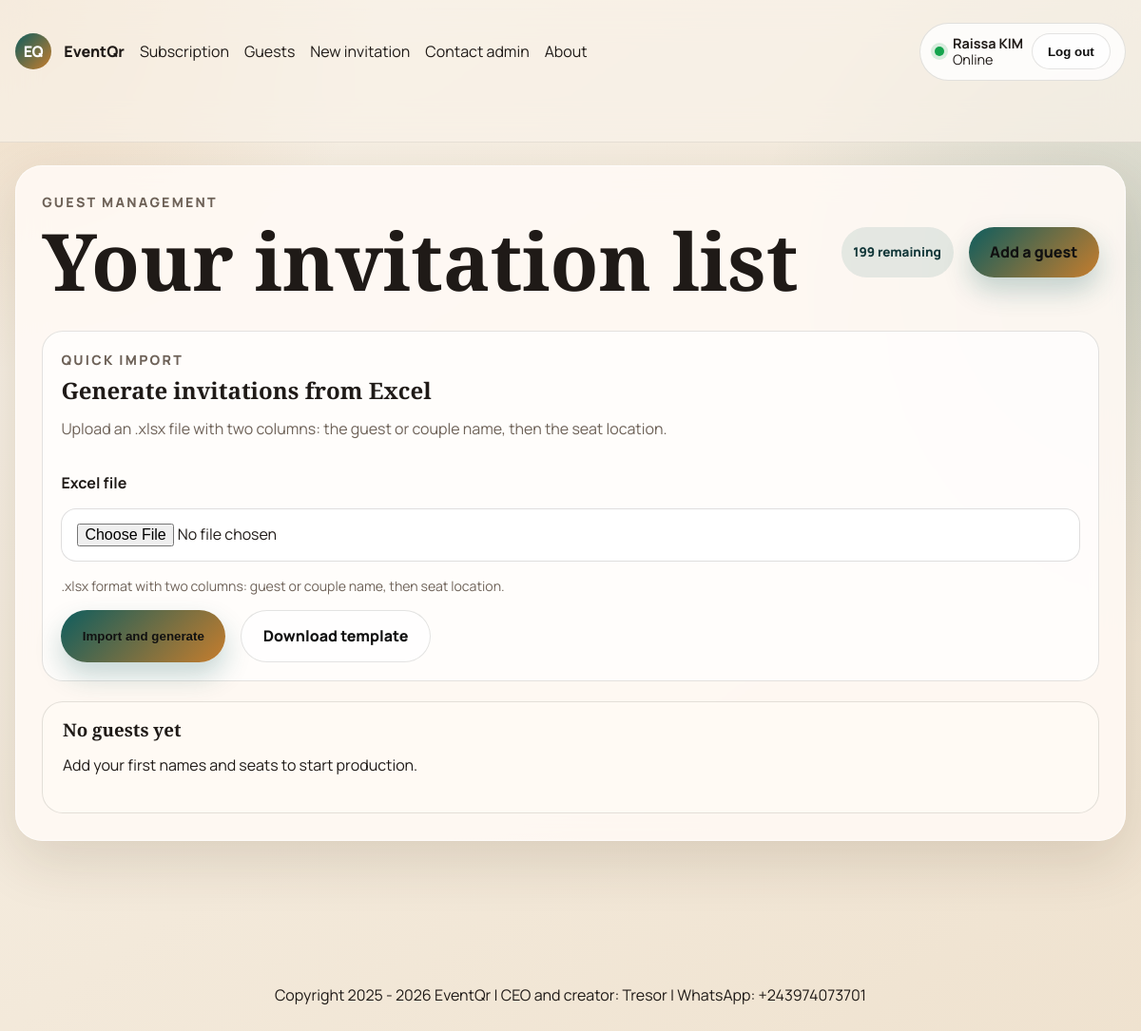
Page /guests/ (signed in) on the earlier database version.
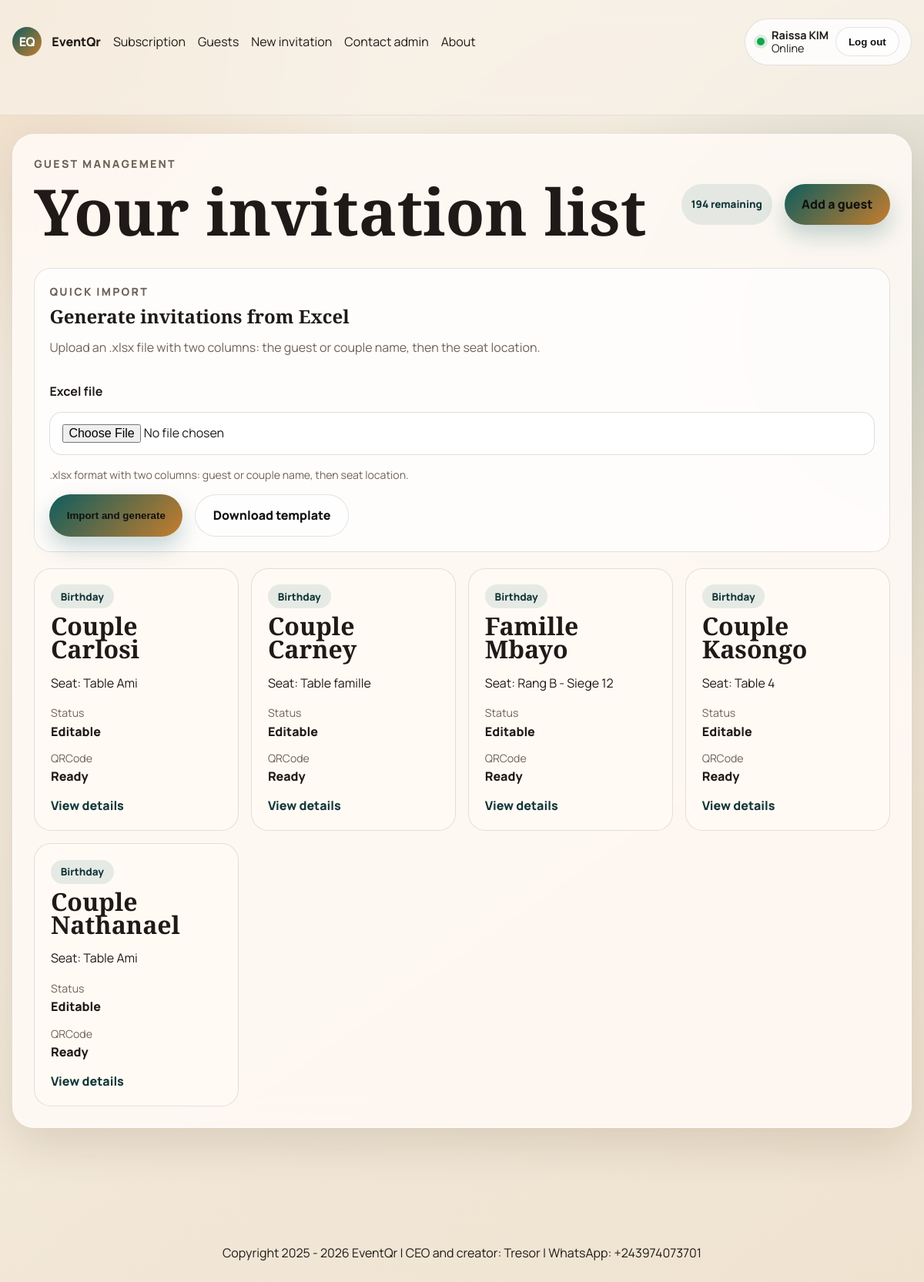
Same page on the later database version.
### invitations/models.py (models this page shows, shortened)
class Subscription(models.Model):
    PLAN_STARTER = "starter"
    PLAN_PRO = "pro"
    PLAN_UNLIMITED = "unlimited"
    STATUS_PENDING = "pending"
    STATUS_ACTIVE = "active"
    STATUS_EXPIRED = "expired"
    STATUS_CANCELLED = "cancelled"
    PROVIDER_AIRTEL = "airtel_money"
    PROVIDER_ORANGE = "orange_money"
    PROVIDER_AFRIMONEY = "afrimoney"
    PROVIDER_MPESA = "mpesa"
    PROVIDER_DEMO_CARD = "demo_card"
    PLAN_CHOICES = [
        (PLAN_STARTER, "1 a 199 invitations"),
        (PLAN_PRO, "200 a 599 invitations"),
        (PLAN_UNLIMITED, "Illimite"),
    ]
    STATUS_CHOICES = [
        (STATUS_PENDING, "En attente"),
        (STATUS_ACTIVE, "Actif"),
        (STATUS_EXPIRED, "Expire"),
        (STATUS_CANCELLED, "Annule"),
    ]
    PROVIDER_CHOICES = [
        (PROVIDER_DEMO_CARD, "Carte demo (Visa)"),
        (PROVIDER_AIRTEL, "Airtel Money"),
        (PROVIDER_ORANGE, "Orange Money"),
        (PROVIDER_AFRIMONEY, "AfriMoney"),
        (PROVIDER_MPESA, "M-Pesa"),
    ]
    organizer = models.ForeignKey(
        OrganizerProfile, on_delete=models.CASCADE, related_name="subscriptions"
    )
    plan_code = models.CharField("Plan", max_length=20, choices=PLAN_CHOICES)
    invitation_limit = models.PositiveIntegerField("Quota", null=True, blank=True)
    price_usd = models.DecimalField("Montant USD", max_digits=8, decimal_places=2)
    provider = models.CharField("Operateur Mobile Money", max_length=20, choices=PROVIDER_CHOICES)
    status = models.CharField(max_length=20, choices=STATUS_CHOICES, default=STATUS_PENDING)
    is_paid = models.BooleanField(default=False)
    paid_at = models.DateTimeField(null=True, blank=True)
    created_at = models.DateTimeField(auto_now_add=True)
    class Meta:
        ordering = ["-created_at"]
    @property
    def remaining_invitations(self):
        if self.invitation_limit is None:
            return None
        used = self.organizer.invitations.count()
        return max(self.invitation_limit - used, 0)

class OrganizerProfile(models.Model):
    MARIAGE = "mariage"
    ANNIVERSAIRE = "anniversaire"
    CONCERT = "concert"
    LANG_FR = "fr"
    LANG_EN = "en"
    EVENT_CHOICES = [
        (MARIAGE, "Mariage"),
        (ANNIVERSAIRE, "Anniversaire"),
        (CONCERT, "Concert"),
    ]
    LANGUAGE_CHOICES = [
        (LANG_FR, "Francais"),
        (LANG_EN, "English"),
    ]
    user = models.OneToOneField(User, on_delete=models.CASCADE, related_name="organizer_profile")
    ceremony_type = models.CharField("Type de ceremonie", max_length=20, choices=EVENT_CHOICES)
    planned_invitations = models.PositiveIntegerField("Nombre d'invitations prevu", default=1)
    phone_number = models.CharField("Numero Mobile Money", max_length=30, blank=True)
    preferred_language = models.CharField(max_length=5, choices=LANGUAGE_CHOICES, default=LANG_FR)
    default_welcome_message = models.TextField(blank=True)
    support_thread_subject = models.CharField(max_length=150, blank=True)
    support_user_can_send = models.BooleanField(default=True)
    last_seen_at = models.DateTimeField(null=True, blank=True)
    created_at = models.DateTimeField(auto_now_add=True)
    def get_event_label_for_language(self, language=None):
        language = (language or self.preferred_language or "fr")[:2]
        labels = {
            self.MARIAGE: {"fr": "Mariage", "en": "Wedding"},
            self.ANNIVERSAIRE: {"fr": "Anniversaire", "en": "Birthday"},
            self.CONCERT: {"fr": "Concert", "en": "Concert"},
        }
        event_labels = labels.get(self.ceremony_type, {})
        return event_labels.get(language) or event_labels.get("fr") or self.ceremony_type
    @property
    def active_subscription(self):
        return self.subscriptions.filter(status=Subscription.STATUS_ACTIVE).order_by("-created_at").first()
    @property
    def has_paid_access(self):
        subscription = self.active_subscription
        return bool(subscription and subscription.is_paid)

class Invitation(models.Model):
    organizer = models.ForeignKey(
        OrganizerProfile, on_delete=models.CASCADE, related_name="invitations"
    )
    subscription = models.ForeignKey(
        Subscription, on_delete=models.PROTECT, related_name="invitations"
    )
    guest_name = models.CharField("Nom de l'invite", max_length=140)
    seat_location = models.CharField("Place dans la salle", max_length=140)
    welcome_message = models.TextField("Message de bienvenue", blank=True)
    qr_code = models.ImageField(upload_to="qrcodes/", blank=True)
    slug = models.SlugField(max_length=180, unique=True, blank=True)
    share_token = models.UUIDField(default=uuid.uuid4, unique=True, editable=False)
    printed_at = models.DateTimeField(null=True, blank=True)
    whatsapp_shared_at = models.DateTimeField(null=True, blank=True)
    created_at = models.DateTimeField(auto_now_add=True)
    updated_at = models.DateTimeField(auto_now=True)
    class Meta:
        ordering = ["-created_at"]
    @property
    def event_label(self):
        return self.organizer.get_event_label_for_language()
    @property
    def is_locked(self):
        return bool(self.printed_at or self.whatsapp_shared_at)

### invitations/views.py (the view)
# urls.py: path("guests/", InvitationListView.as_view(), name="list"),
class InvitationListView(InvitationPermissionMixin, ListView):
    template_name = "invitations/invitation_list.html"
    context_object_name = "invitations"
    paginate_by = 12
    def get_queryset(self):
        return super().get_queryset().select_related("subscription", "organizer", "organizer__user")
    def get_context_data(self, **kwargs):
        context = super().get_context_data(**kwargs)
        context["subscription"] = self.request.user.organizer_profile.active_subscription
        context["upload_form"] = ExcelUploadForm()
        return context

### invitations/forms.py
class ExcelUploadForm(forms.Form):
    excel_file = forms.FileField(
        label="Fichier Excel",
        help_text="Format .xlsx avec deux colonnes: nom de l'invite ou du couple, puis emplacement.",
        widget=forms.ClearableFileInput(attrs={"class": "form-control", "accept": ".xlsx"}),
    )
    def __init__(self, *args, **kwargs):
        super().__init__(*args, **kwargs)
        self.fields["excel_file"].label = tr_text("Fichier Excel", "Excel file")
        self.fields["excel_file"].help_text = tr_text(
            "Format .xlsx avec deux colonnes: nom de l'invite ou du couple, puis emplacement.",
            ".xlsx format with two columns: guest or couple name, then seat location.",
        )

### invitations/localization.py (called while the page is built)
def current_language():
    return (translation.get_language() or "fr")[:2]

def is_english():
    return current_language() == "en"

def tr_text(fr_text, en_text):
    return en_text if is_english() else fr_text

### invitations/views.py (called while the page is built)
    def get_queryset(self):
        return Invitation.objects.filter(organizer=self.request.user.organizer_profile)

### templates/invitations/invitation_list.html (shortened to what this page needs)
{% extends "base.html" %}
{% load bilingual %}
{% block content %}
<main class="dashboard">
    <section class="listing-section">
        <div class="section-head">
            <div>
                <p class="eyebrow">{% tr "Gestion des invites" "Guest management" %}</p>
                <h1>{% tr "Votre liste d'invitations" "Your invitation list" %}</h1>
            </div>
            <div class="action-row">
                <span class="badge">
                    {% if subscription.remaining_invitations == None %}
                    {% tr "Illimite" "Unlimited" %}
                    {% else %}
                    {{ subscription.remaining_invitations }} {% tr "restantes" "remaining" %}
                    {% endif %}
                </span>
                <a class="button button-primary" href="{% url 'invitations:create' %}">{% tr "Ajouter un invite" "Add a guest" %}</a>
            </div>
        </div>
        <div class="import-panel">
            <div>
                <p class="eyebrow">{% tr "Import rapide" "Quick import" %}</p>
                <h2>{% tr "Generer des invitations depuis Excel" "Generate invitations from Excel" %}</h2>
                <p class="hero-text">
                    {% tr "Chargez un fichier .xlsx avec deux colonnes: le nom du couple ou de l'invite, puis son emplacement dans la salle." "Upload an .xlsx file with two columns: the guest or couple name, then the seat location." %}
                </p>
            </div>
            <form method="post" action="{% url 'invitations:import-excel' %}" enctype="multipart/form-data" class="import-form">
                <div class="field-group">
                    <label for="{{ upload_form.excel_file.id_for_label }}">{{ upload_form.excel_file.label }}</label>
                    {{ upload_form.excel_file }}
                    {% if upload_form.excel_file.help_text %}
                    <small class="field-help">{{ upload_form.excel_file.help_text }}</small>
                    {% endif %}
                </div>
                <div class="action-row">
                    <button class="button button-primary" type="submit">{% tr "Importer et generer" "Import and generate" %}</button>
                    <a class="button button-secondary" href="{% url 'invitations:excel-template' %}">{% tr "Telecharger le modele" "Download template" %}</a>
                </div>
            </form>
        </div>
        <div class="card-grid">
            {% for invitation in invitations %}
            <article class="invite-card">
                <span class="badge">{{ invitation.event_label }}</span>
                <h3>{{ invitation.guest_name }}</h3>
                <p>{% tr "Place" "Seat" %}: {{ invitation.seat_location }}</p>
                <dl>
                    <div>
                        <dt>{% tr "Etat" "Status" %}</dt>
                        <dd>{% if invitation.is_locked %}{% tr "Verrouillee" "Locked" %}{% else %}{% tr "Editable" "Editable" %}{% endif %}</dd>
                    </div>
                    <div>
                        <dt>QRCode</dt>
                        <dd>{% if invitation.qr_code %}{% tr "Pret" "Ready" %}{% else %}{% tr "En attente" "Pending" %}{% endif %}</dd>
                    </div>
                </dl>
                <a class="text-link" href="{% url 'invitations:detail' invitation.slug %}">{% tr "Voir le detail" "View details" %}</a>
            </article>
            {% empty %}
            <article class="empty-card">
                <h3>{% tr "Pas encore d'invites" "No guests yet" %}</h3>
                <p>{% tr "Ajoutez vos premiers noms et placements pour lancer la production." "Add your first names and seats to start production." %}</p>
            </article>
            {% endfor %}
        </div>
    </section>
</main>
{% endblock %}

Differences in the rows shown:
computed for Subscription: remaining_invitations "199" → "194"
added Invitation: event_label "Birthday", guest_name "Couple Carlosi", tr "Seat", seat_location "Table Ami", tr "Status", tr "Editable", tr "Ready", tr "View details"
added Invitation: event_label "Birthday", guest_name "Couple Carney", tr "Seat", seat_location "Table famille", tr "Status", tr "Editable", tr "Ready", tr "View details"
added Invitation: event_label "Birthday", guest_name "Famille Mbayo", tr "Seat", seat_location "Rang B - Siege 12", tr "Status", tr "Editable", tr "Ready", tr "View details"
added Invitation: event_label "Birthday", guest_name "Couple Kasongo", tr "Seat", seat_location "Table 4", tr "Status", tr "Editable", tr "Ready", tr "View details"
added Invitation: event_label "Birthday", guest_name "Couple Nathanael", tr "Seat", seat_location "Table Ami", tr "Status", tr "Editable", tr "Ready", tr "View details"
Other differences:
text no longer shown: "No guests yet Add your first names and seats to start production."
